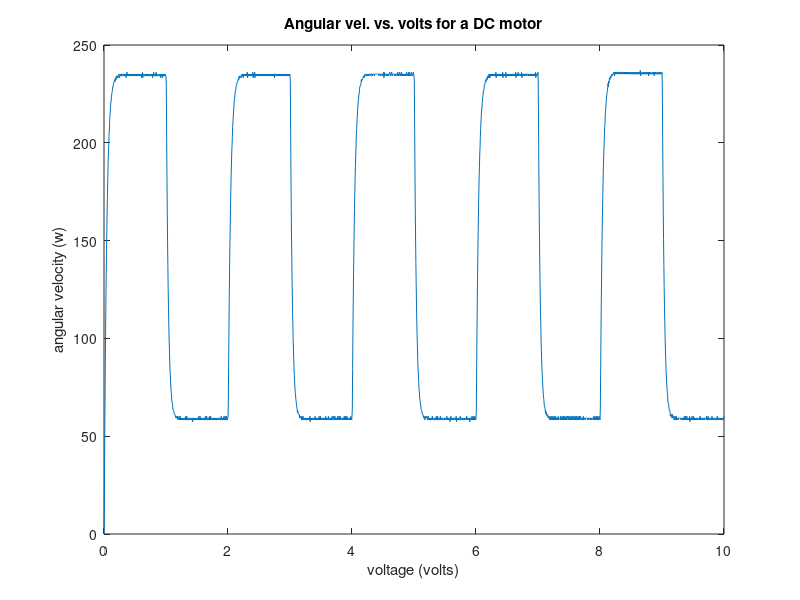

Reproduce this figure in MATLAB.
load motor_step_response
plot(t,w)
xlabel('voltage (volts)')
ylabel('angular velocity (w)')
title('Angular vel. vs. volts for a DC motor')
